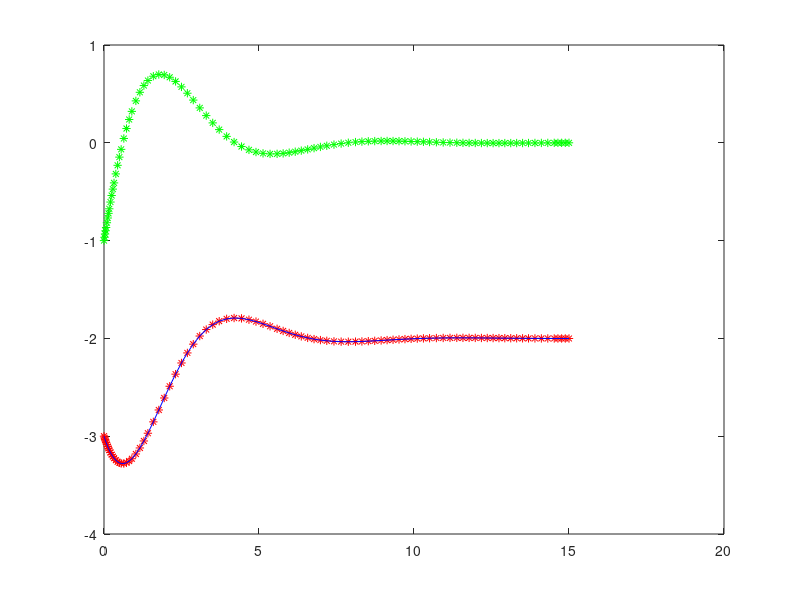

The MATLAB source for this figure:
function Gedaempft
X0 = [-3;-1]; tspan = [0,15];
[t,X] = ode45(@RechteSeite,tspan,X0);
w = X(:,1);
v = X(:,2);
wexakt = -exp(-t/2).* (cos(sqrt(3)*t/2)+sqrt(3)*sin(sqrt(3)*t/2))-2;
plot(t,w,'r*',t,wexakt,'b', t, v, 'g*')
end
function dX = RechteSeite(t,X)
A = [0,1;-1,-1]; b = [0;-2];
dX = A*X+b;
end